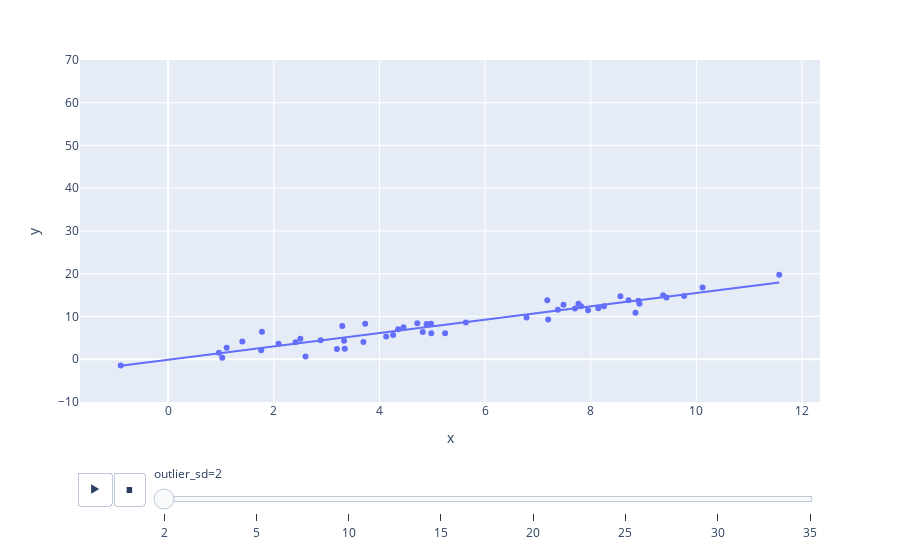

The notebook cell this image was saved under:
### Code cell
px.scatter(df, 
           x="x", 
           y="y", 
           trendline="ols",
           animation_frame="outlier_sd",
           range_y=[-10,70]) #, 
#            animation_group="country",
#            size="pop", 
#            color="continent", 
#            hover_name="country",
#            trendline="ols",
#            log_x=True, 
#            size_max=55, 
#            range_x=[100,100000], 
#            range_y=[25,90])

### Figure 1 — Plotly figure (JSON) as saved in the notebook; plotly's stock layout.template omitted (floating-point values rounded to 4 significant figures)
{"data": [{"hoverlabel": {"namelength": 0}, "hovertemplate": "outlier_sd=2<br>x=%{x}<br>y=%{y}", "legendgroup": "", "marker": {"color": "#636efa", "symbol": "circle"}, "mode": "markers", "name": "", "showlegend": false, "type": "scatter", "x": [1.025, 1.762, 0.9616, -0.8966, 1.405, 2.887, 1.776, 1.109, 3.195, 3.298, 2.09, 2.503, 4.259, 3.332, 2.601, 3.344, 2.411, 3.697, 4.456, 4.977, 3.731, 4.128, 4.717, 4.893, 4.82, 7.703, 7.178, 4.982, 4.354, 5.636, 5.243, 8.144, 7.378, 8.25, 7.195, 8.847, 6.785, 7.95, 8.922, 8.905, 9.433, 9.769, 7.768, 7.485, 8.715, 9.37, 7.819, 11.57, 10.12, 8.562], "xaxis": "x", "y": [0.3414, 2.111, 1.517, -1.464, 4.139, 4.421, 6.438, 2.709, 2.371, 7.77, 3.611, 4.794, 5.651, 4.319, 0.6365, 2.43, 3.995, 4.03, 7.488, 8.305, 8.288, 5.321, 8.4, 8.272, 6.36, 11.88, 13.79, 6.082, 7.009, 8.586, 6.07, 11.91, 11.56, 12.41, 9.296, 10.88, 9.795, 11.48, 13.0, 13.68, 14.43, 14.77, 13.0, 12.77, 13.79, 14.98, 12.39, 19.78, 16.8, 14.74], "yaxis": "y"}, {"hoverlabel": {"namelength": 0}, "hovertemplate": "<b>OLS trendline</b><br>y = 1.56154 * x + -0.107173<br>R<sup>2</sup>=0.908228<br><br>outlier_sd=2<br>x=%{x}<br>y=%{y} <b>(trend)</b>", "legendgroup": "", "marker": {"color": "#636efa", "symbol": "circle"}, "mode": "lines", "name": "", "showlegend": false, "type": "scatter", "x": [-0.8966, 0.9616, 1.025, 1.109, 1.405, 1.762, 1.776, 2.09, 2.411, 2.503, 2.601, 2.887, 3.195, 3.298, 3.332, 3.344, 3.697, 3.731, 4.128, 4.259, 4.354, 4.456, 4.717, 4.82, 4.893, 4.977, 4.982, 5.243, 5.636, 6.785, 7.178, 7.195, 7.378, 7.485, 7.703, 7.768, 7.819, 7.95, 8.144, 8.25, 8.562, 8.715, 8.847, 8.905, 8.922, 9.37, 9.433, 9.769, 10.12, 11.57], "xaxis": "x", "y": [-1.507, 1.394, 1.493, 1.624, 2.087, 2.645, 2.667, 3.157, 3.658, 3.802, 3.954, 4.402, 4.883, 5.042, 5.096, 5.115, 5.666, 5.718, 6.338, 6.544, 6.692, 6.85, 7.259, 7.419, 7.533, 7.665, 7.672, 8.081, 8.694, 10.49, 11.1, 11.13, 11.41, 11.58, 11.92, 12.02, 12.1, 12.31, 12.61, 12.78, 13.26, 13.5, 13.71, 13.8, 13.83, 14.52, 14.62, 15.15, 15.69, 17.96], "yaxis": "y"}], "layout": {"legend": {"tracegroupgap": 0}, "margin": {"t": 60}, "sliders": [{"active": 0, "currentvalue": {"prefix": "outlier_sd="}, "len": 0.9, "pad": {"b": 10, "t": 60}, "steps": [{"args": [["2"], {"frame": {"duration": 0, "redraw": false}, "fromcurrent": true, "mode": "immediate", "transition": {"duration": 0, "easing": "linear"}}], "label": "2", "method": "animate"}, {"args": [["5"], {"frame": {"duration": 0, "redraw": false}, "fromcurrent": true, "mode": "immediate", "transition": {"duration": 0, "easing": "linear"}}], "label": "5", "method": "animate"}, {"args": [["10"], {"frame": {"duration": 0, "redraw": false}, "fromcurrent": true, "mode": "immediate", "transition": {"duration": 0, "easing": "linear"}}], "label": "10", "method": "animate"}, {"args": [["15"], {"frame": {"duration": 0, "redraw": false}, "fromcurrent": true, "mode": "immediate", "transition": {"duration": 0, "easing": "linear"}}], "label": "15", "method": "animate"}, {"args": [["20"], {"frame": {"duration": 0, "redraw": false}, "fromcurrent": true, "mode": "immediate", "transition": {"duration": 0, "easing": "linear"}}], "label": "20", "method": "animate"}, {"args": [["25"], {"frame": {"duration": 0, "redraw": false}, "fromcurrent": true, "mode": "immediate", "transition": {"duration": 0, "easing": "linear"}}], "label": "25", "method": "animate"}, {"args": [["30"], {"frame": {"duration": 0, "redraw": false}, "fromcurrent": true, "mode": "immediate", "transition": {"duration": 0, "easing": "linear"}}], "label": "30", "method": "animate"}, {"args": [["35"], {"frame": {"duration": 0, "redraw": false}, "fromcurrent": true, "mode": "immediate", "transition": {"duration": 0, "easing": "linear"}}], "label": "35", "method": "animate"}], "x": 0.1, "xanchor": "left", "y": 0, "yanchor": "top"}], "updatemenus": [{"buttons": [{"args": [null, {"frame": {"duration": 500, "redraw": false}, "fromcurrent": true, "mode": "immediate", "transition": {"duration": 500, "easing": "linear"}}], "label": "&#9654;", "method": "animate"}, {"args": [[null], {"frame": {"duration": 0, "redraw": false}, "fromcurrent": true, "mode": "immediate", "transition": {"duration": 0, "easing": "linear"}}], "label": "&#9724;", "method": "animate"}], "direction": "left", "pad": {"r": 10, "t": 70}, "showactive": false, "type": "buttons", "x": 0.1, "xanchor": "right", "y": 0, "yanchor": "top"}], "xaxis": {"anchor": "y", "domain": [0, 1], "title": {"text": "x"}}, "yaxis": {"anchor": "x", "domain": [0, 1], "range": [-10, 70], "title": {"text": "y"}}}}
